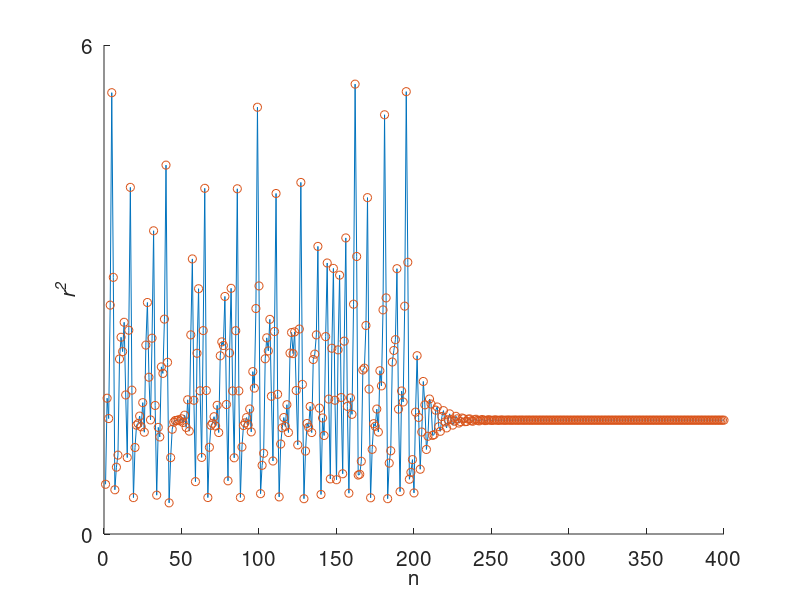

MATLAB code to generate this figure:
% Program 19b - Controlling Chaos in the Henon Map.
% Chapter 19 - Chaos Control and Synchronization.
% Copyright Springer 2023. Stephen Lynch.

% Control to a period-1 orbit (Figure 19.6(a)).
clear
alpha=1.2;beta=0.4;
k1=-1.8;k2=1.2;              % The regulator poles.
xstar=0.8358;ystar=xstar;    % The point to be stabilized.
N=400;x=zeros(1,N);y=zeros(1,N);rsqr=zeros(1,N);
x(1)=0.5;y(1)=0.6;           % Initial values.
rsqr(1)=(x(1))^2+(y(1))^2;
for n=1:N
    if n>198;                 % Check point is in control region.
    x(n+1)=(-k1*(x(n)-xstar)-k2*(y(n)-ystar)+alpha)+beta*y(n)-(x(n))^2;
    y(n+1)=x(n);  
    else    
    x(n+1)=alpha+beta*y(n)-(x(n))^2;
    y(n+1)=x(n);
    end;
    rsqr(n+1)=(x(n+1))^2+(y(n+1))^2;
end; 
hold on;
axis([0 N 0 6]);
plot(1:N,rsqr(1:N));
plot(1:N,rsqr(1:N),'o');
fsize=15;
set(gca,'XTick',0:50:N,'FontSize',fsize);
set(gca,'ytick',[0,6],'FontSize',fsize);
xlabel('n','FontSize',fsize);
ylabel('\it{r^2}','FontSize',fsize);
hold off;

% End of Program 19b.